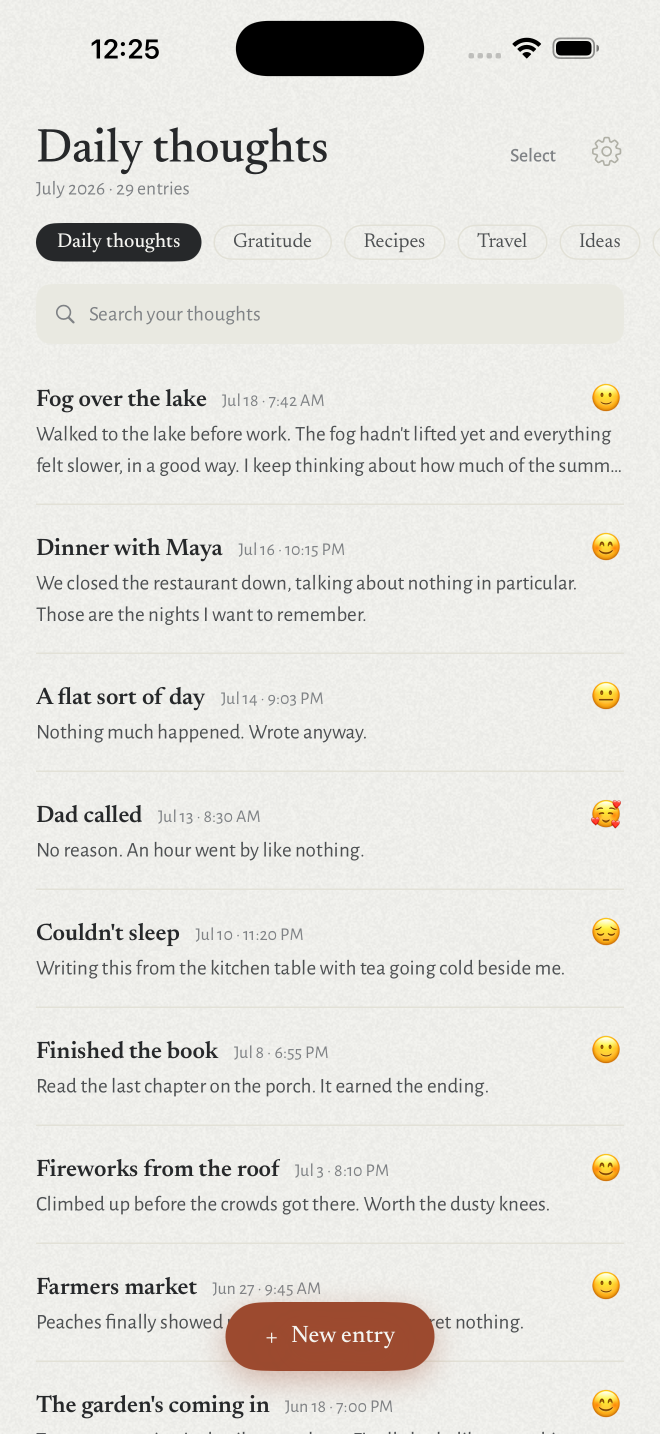
#> input picture assets/ios/01_home.png, 1320 x 2868 px (shown at 1/2 size)
$ python gen-webp.py
#> lines starting #> are read from the running program, lines starting #| are printed output that depends on the picture
#!/usr/bin/env python3
"""Generate optimized WebP copies of the App Store screenshots.

Each screenshot is downscaled to ~2x its on-screen display width and saved as a
.webp next to the .png original. index.html serves them via <picture> with the
PNG as fallback. Requires Pillow with WebP support (`pip install Pillow`).

Usage:  python3 scripts/gen-webp.py
"""
import os
from PIL import Image

# (source png, target max width) — widths are ~2x the largest on-screen size
JOBS = [
    ("assets/ios/01_home.png",            720),
    ("assets/ios/02_entry_editor.png",    600),
    ("assets/ios/03_locked_journal.png",  600),
    ("assets/ios/04_travel_journal.png",  600),
    ("assets/ios/05_export.png",          600),
    ("assets/ios/07_date_selector.png",   600),
    ("assets/ipad/01.png",                900),
    ("assets/mac/01-homepage.png",       1600),
]

def main():
    root = os.path.dirname(os.path.dirname(os.path.abspath(__file__)))
    for rel, width in JOBS:
        src = os.path.join(root, rel)
        im = Image.open(src).convert("RGB")
        if im.width > width:
            im = im.resize((width, round(im.height * width / im.width)), Image.LANCZOS)
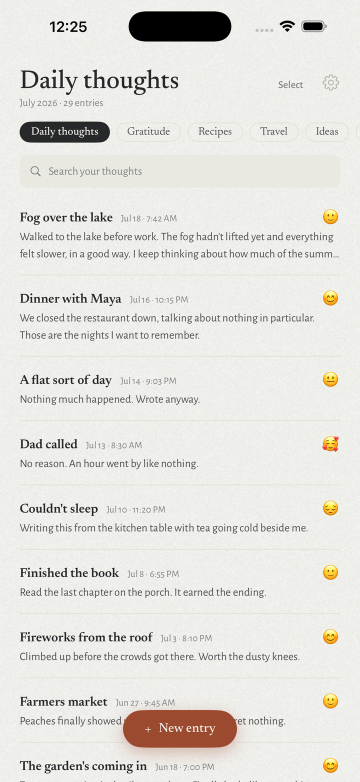
#> im: PIL image 720x1564 RGB (shown at 1/2 size); mean R, G, B 227.2, 225.7, 220.9
        out = os.path.splitext(src)[0] + ".webp"
        im.save(out, "WEBP", quality=82, method=6)
        print(f"{os.path.relpath(out, root)}  {im.width}x{im.height}  {os.path.getsize(out)//1024}KB")
#| assets/ios/01_home.webp  720x1564  89KB
#> pass 2 of the loop in main, `for rel, width in JOBS:`:
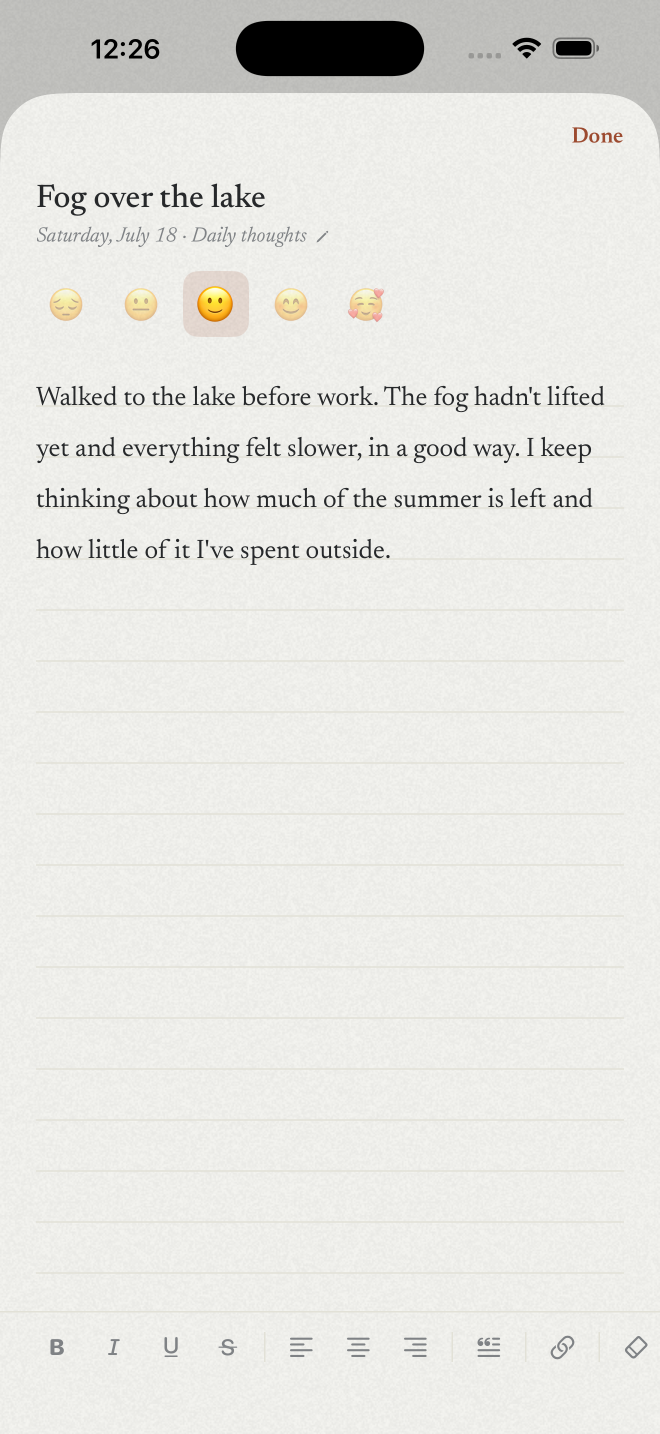
#> input picture assets/ios/02_entry_editor.png, 1320 x 2868 px (shown at 1/2 size)
#> in main, `im = im.resize((width, round(im.height * width / im.width)), Image.LAN..`:
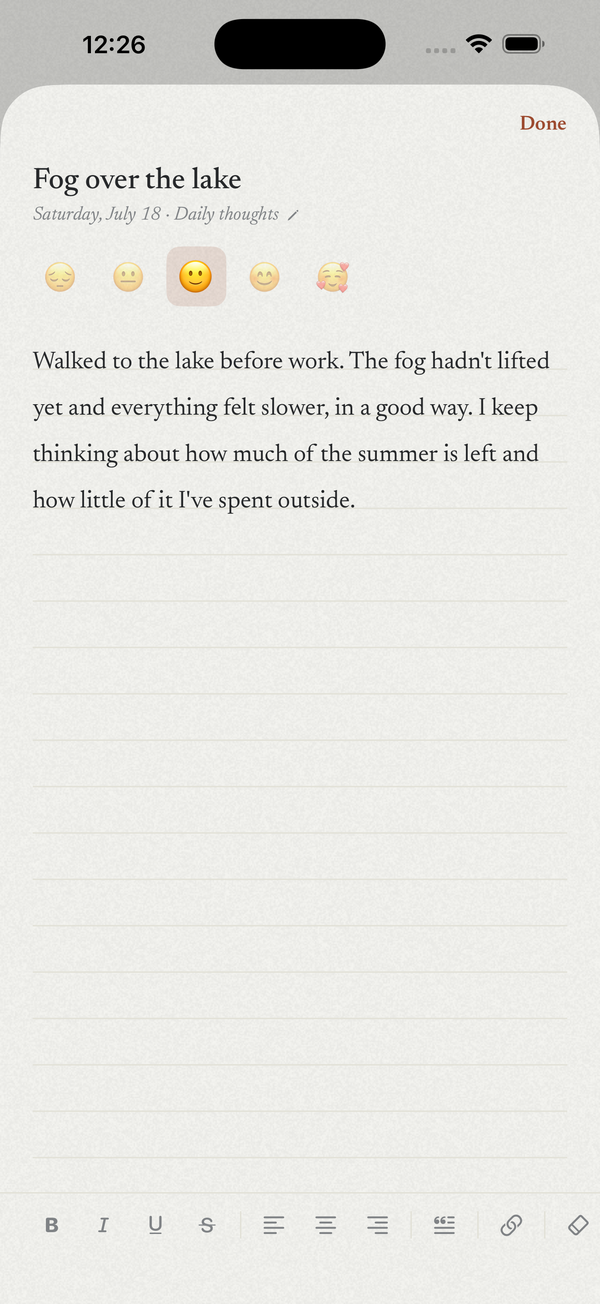
#> im: PIL image 600x1304 RGB; mean R, G, B 230.2, 230, 225.9
#| assets/ios/02_entry_editor.webp  600x1304  36KB

if __name__ == "__main__":
#> (the run stopped early here; a loop or call above may not have finished)
